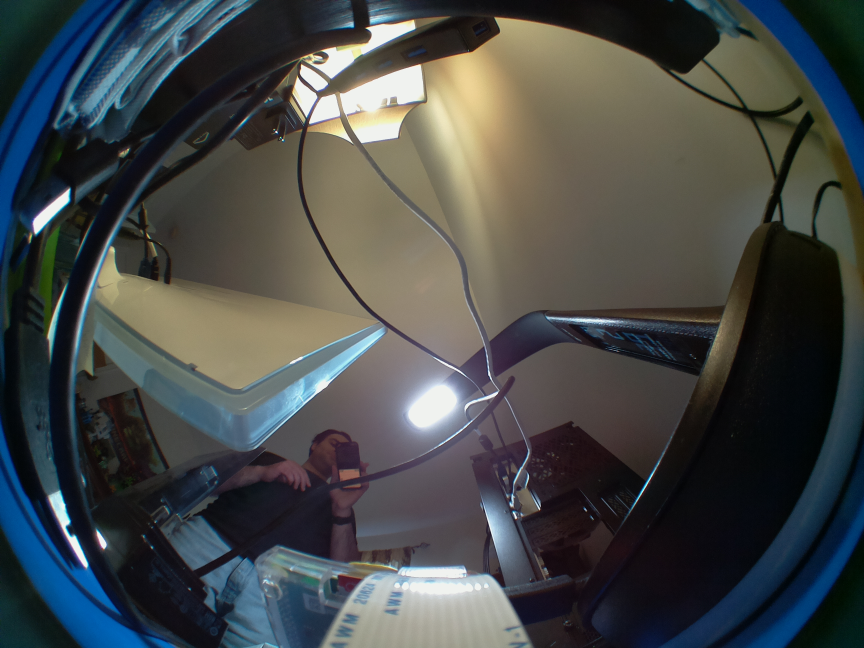
#> input picture fisheyeCameraDewarp/images/Fri 11 Mar 14_34_27 EST 2022.jpg, 2592 x 1944 px (shown at 1/3 size)
$ python -i General.py   (imports and definitions only)   (older library calls are emulated)
#> lines starting #> are read from the running program, lines starting #| are printed output that depends on the picture
#> further down, picture is the input picture: shape (1944, 2592, 3); mean B, G, R 72.8, 73.4, 69.7
import cv2
import numpy as np
import timeit

# For preview window #
# https://docs.python.org/3/library/queue.html
import threading, queue
previewWindowQueue = queue.PriorityQueue() # https://www.educative.io/edpresso/what-is-the-python-priority-queue  # Priority based on image index (we should probably do this in matcher's queue too...)

# [7 lines left out: function drainPreviewWindowQueue, not called in this run]
# #

# Camera undistortion code #

# The calibration data #
mtx = np.matrix([[7.35329235e+02, 0.00000000e+00, 1.28117269e+03],
                [0.00000000e+00, 7.40147960e+02, 9.90415290e+02],
                [0.00000000e+00, 0.00000000e+00, 1.00000000e+00]])
dist = np.matrix([[-0.25496947,  0.07321429, -0.00104747,  0.00103111, -0.00959384]])
# #

k=mtx
# https://stackoverflow.com/questions/34316306/opencv-fisheye-calibration-cuts-too-much-of-the-resulting-image
nk = k.copy()
#nk[0,0]=k[0,0]/2
#nk[1,1]=k[1,1]/2
mapx = None
mapy = None

w, h = (2592, 1944)
#h, w = image.shape[:2]
newcameramtx, roi = cv2.getOptimalNewCameraMatrix(mtx, dist, (w,h), 1, (w,h))
mapx, mapy = cv2.initUndistortRectifyMap(mtx, dist, None, newcameramtx, (w,h), 5)
# Notice the cv.fisheye.initUndistortRectifyMap being used instead of cv.initUndistortRectifyMap!:
#mapx, mapy = cv2.fisheye.initUndistortRectifyMap(mtx, dist[:-1], None, nk, (w,h), cv2.CV_16SC2)

wUndistorted = None
hUndistorted = None
roi = None

# Configurable:
useFullImageInsteadOfROI = False

# End of undistort code #

# https://stackoverflow.com/questions/31648729/round-a-float-up-to-next-odd-integer
def round_up_to_odd(f):
    return int(np.ceil(f)) // 2 * 2 + 1

# Helper functions copied from `../../skyDetection/brightSpotDetection2.py` (replace with new copies if needed) : #

# [15 lines left out: function getCenterOfMass, not called in this run]

# [16 lines of commented-out code are left out]
import math # Import math Library
# a and b are of the following form (a list): [x, y, radius]
# NOTE: THIS FUNCTION MAY BE BUGGY. Circles from ../Data/fullscale1/Derived/SIFT/ExtractedFrames/thumb0028.png give a bad resulting circle. So to compensate, we use `bad` value < some amount as an upper bound requirement as well..
# [18 lines left out: function minimalEnclosingCircle, not called in this run]

# End of copied helper functions #

videoWriter = None

# [250 lines left out: function shouldDiscardImage, not called in this run]

def saveVideoWriter():
    videoWriter.release()

# Note: This is untested:
# def undisortImage(image):
#     global mapx
#     global mapy
#     global wUndistorted
#     global hUndistorted
#     global roi
#     hOrig, wOrig = image.shape[:2]
#     if wOrig != wUndistorted or hOrig != hUndistorted: # If image changed dimensions from our cached matrix, recompute it:
#         print("Computing new undistortion map using getOptimalNewCameraMatrix")
#         newcameramtx, roi = cv2.getOptimalNewCameraMatrix(mtx, dist, (w,h), 1, (wOrig,hOrig) # <--the "new size" ( https://docs.opencv.org/3.4/d9/d0c/group__calib3d.html#ga7a6c4e032c97f03ba747966e6ad862b1 )
#                                                           ) # Note: "getOptimalNewCameraMatrix is used to use different resolutions from the same camera with the same calibration." ( https://stackoverflow.com/questions/39432322/what-does-the-getoptimalnewcameramatrix-do-in-opencv )
#         # Notice the cv.fisheye.initUndistortRectifyMap being used instead of cv.initUndistortRectifyMap!:
#         mapx, mapy = cv2.fisheye.initUndistortRectifyMap(mtx, dist[:-1], None, newcameramtx, (wOrig,hOrig), cv2.CV_16SC2)
#         wUndistorted = wOrig
#         hUndistorted = hOrig
#     #image = cv2.resize(image, (w,h))
#     image = cv2.remap(image, mapx, mapy, cv2.INTER_LINEAR, borderMode=cv2.BORDER_CONSTANT)
#     #image = cv2.resize(image, (wOrig,hOrig))

#     if not useFullImageInsteadOfROI:
#         x, y, w_, h_ = roi
#         #print("roi:", roi)
#         image = image[y:y+h_, x:x+w_]

#     return image

def undisortImage(image):
    hOrig, wOrig = image.shape[:2]
#> hOrig = 1944; wOrig = 2592
    image = cv2.resize(image, (w,h))
    image = cv2.remap(image, mapx, mapy, cv2.INTER_LINEAR, borderMode=cv2.BORDER_CONSTANT)
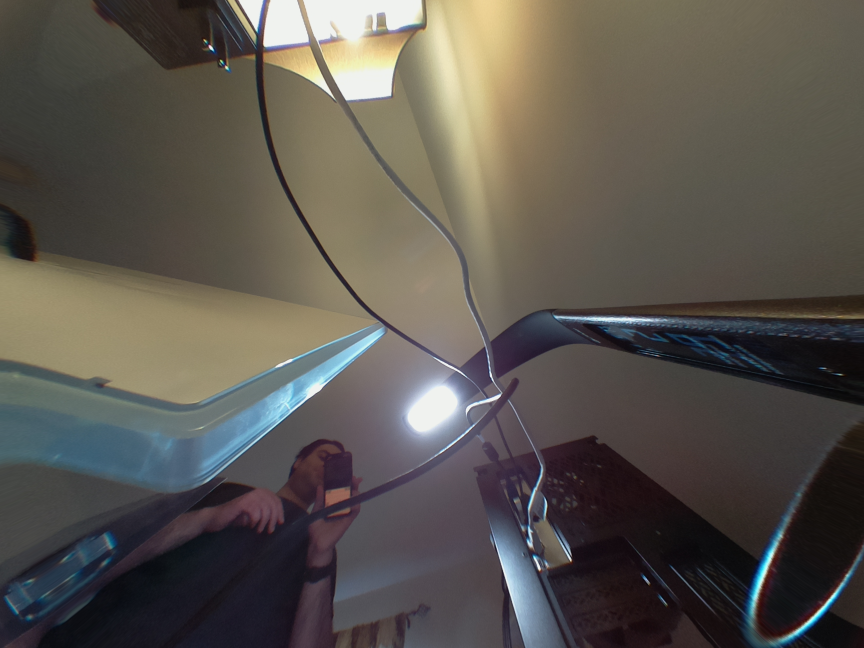
#> image: shape (1944, 2592, 3) (shown at 1/3 size); mean B, G, R 79.3, 85.9, 90.4
    #image = cv2.fisheye.undistortImage(image, k, dist)
    if not useFullImageInsteadOfROI:
        roiInsetX = 500
        roiInsetY = int(roiInsetX * 0.6)
        roi=(int(roiInsetX*1.5), 129+roiInsetY, 2591-roiInsetX*3, 1717-roiInsetY*2)
        x, y, w_, h_ = roi
        image = image[y:y+h_, x:x+w_]
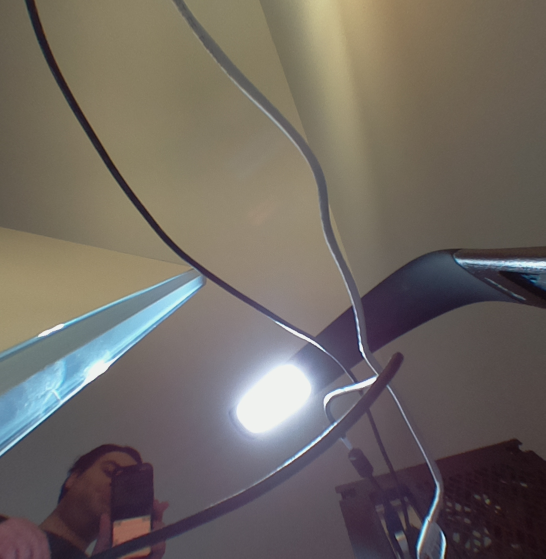
#> image: shape (1117, 1091, 3) (shown at 1/2 size); mean B, G, R 97.8, 104, 111.2

        start_point = (x,y)
        end_point = (x+w_,y+h_)
        color = (0, 0, 0)
        thickness = 10
        #image = cv2.rectangle(image, start_point, end_point, color, thickness)

        # cv2.imshow('IMAGE',image)
        # cv2.waitKey(0)
    image = cv2.resize(image, (wOrig,hOrig))
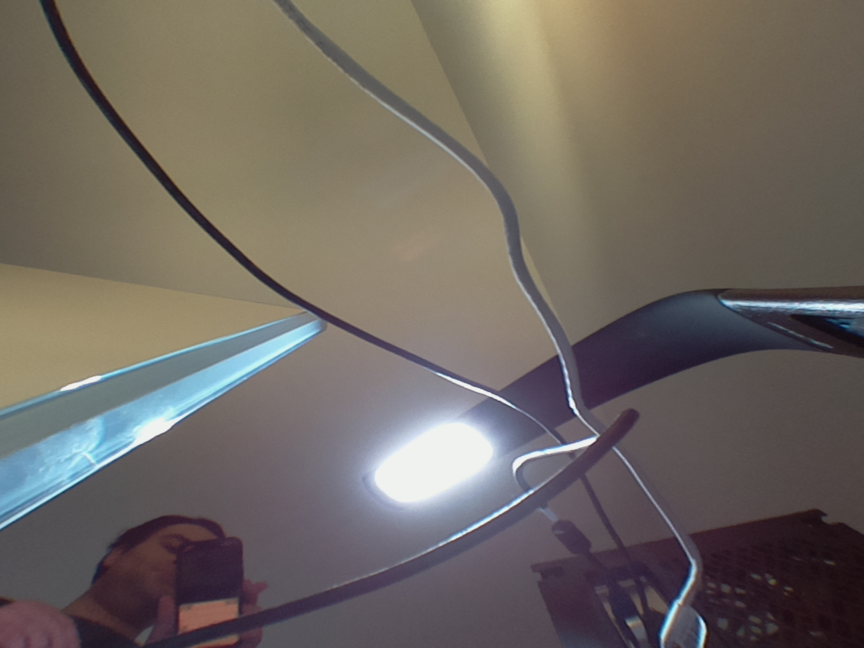
#> image: shape (1944, 2592, 3) (shown at 1/3 size); mean B, G, R 97.7, 103.9, 111.1
    return image

K=None
Knew=None
D=None
new_size=None
unfishmap1=None
unfishmap2=None
# K=k
Knew = k.copy()
# D=dist
new_size = (640, 480)
DIM=(2592, 1944)
K=np.array([[737.27915157973, 0.0, 1278.6197091932668], [0.0, 741.7129968681473, 987.9578976316317], [0.0, 0.0, 1.0]])
D=np.array([[0.09799660583508069], [-0.1404048797177384], [0.12545244890242996], [-0.03358188928891521]])
# [10 lines left out: function getUnfishmap, not called in this run]

def unwarpNew(img):
    unfishmap1, unfishmap2 = getUnfishmap()
    return cv2.remap(img, unfishmap1, unfishmap2, interpolation=cv2.INTER_LINEAR, borderMode=cv2.BORDER_CONSTANT)

def undistortPoints(point_matrix):
    getUnfishmap()
    return cv2.fisheye.undistortPoints(point_matrix,K,D,P=Knew)

def undistort(img_path, balance=0.0, dim2=None, dim3=None):
    img = cv2.imread(img_path)
    undistortImg(img, balance, dim2, dim3)
map1_ = None
map2_ = None
# [32 lines left out: function undistortImg, not called in this run]

# [8 lines of commented-out code are left out]

>>> import cv2
>>> picture = cv2.imread('../../fisheyeCameraDewarp/images/Fri 11 Mar 14_34_27 EST 2022.jpg')
>>> result = undisortImage(picture)

$ run again, on fisheyeCameraDewarp/images/Fri 11 Mar 14_58_23 EST 2022.jpg
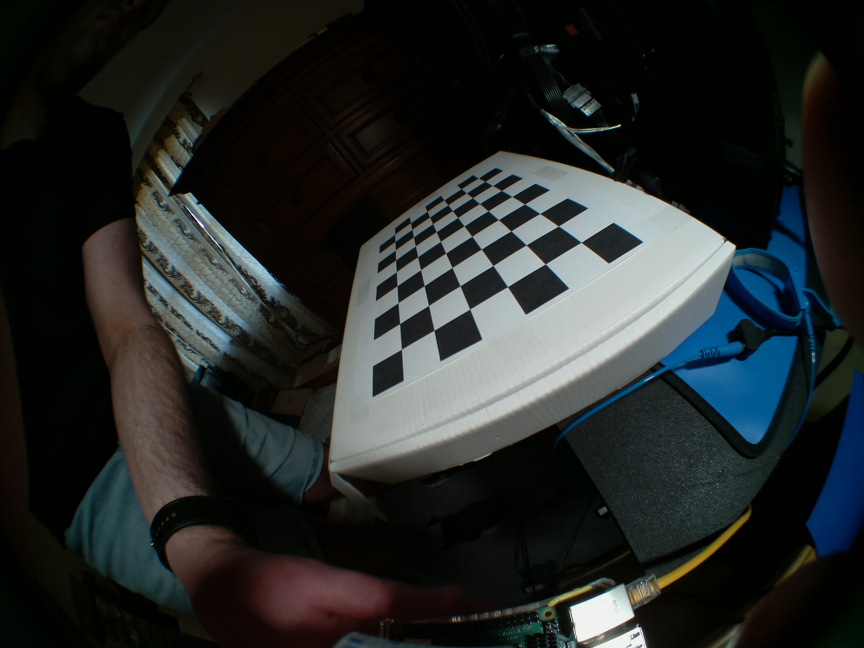
#> input picture fisheyeCameraDewarp/images/Fri 11 Mar 14_58_23 EST 2022.jpg, 2592 x 1944 px (shown at 1/3 size)
#> picture is the input picture: shape (1944, 2592, 3); mean B, G, R 39.4, 40.4, 36.6
#> in undisortImage, `image = image[y:y+h_, x:x+w_]`:
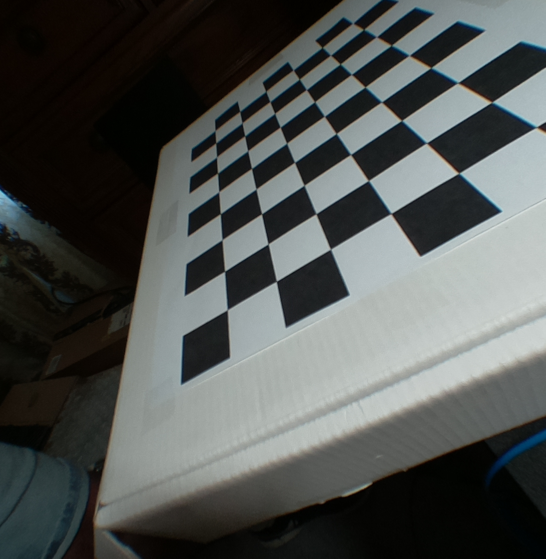
#> image: shape (1117, 1091, 3) (shown at 1/2 size); mean B, G, R 80.3, 82.3, 78.8
#> in undisortImage, `image = cv2.resize(image, (wOrig,hOrig))`:
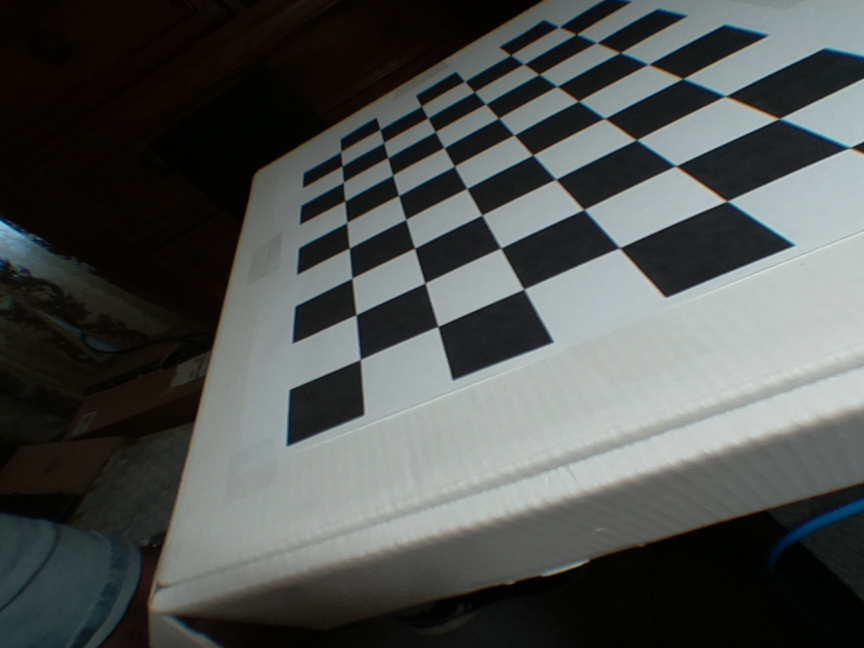
#> image: shape (1944, 2592, 3) (shown at 1/3 size); mean B, G, R 80.2, 82.2, 78.7

$ run again, on fisheyeCameraDewarp/images/Fri 11 Mar 14_58_58 EST 2022.jpg
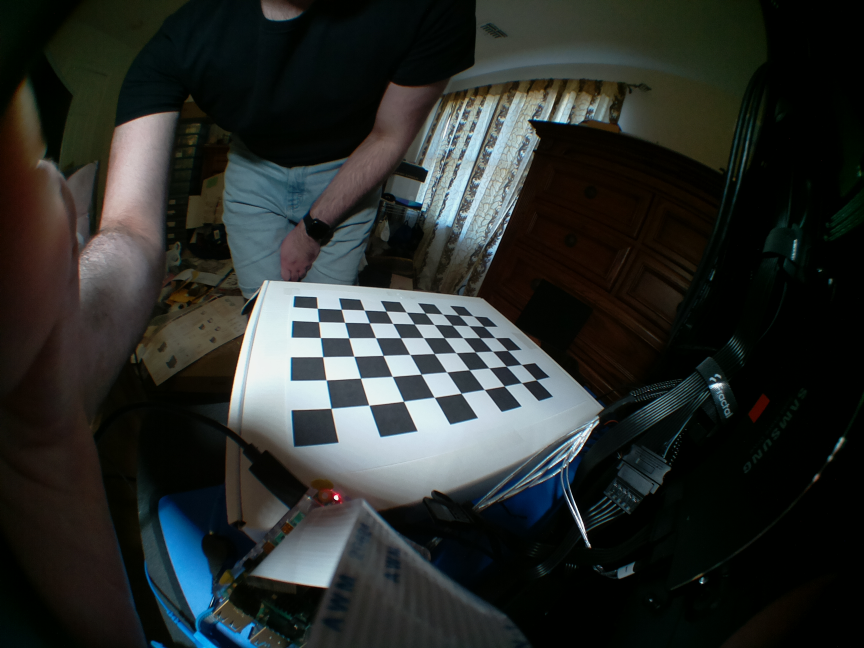
#> input picture fisheyeCameraDewarp/images/Fri 11 Mar 14_58_58 EST 2022.jpg, 2592 x 1944 px (shown at 1/3 size)
#> picture is the input picture: shape (1944, 2592, 3); mean B, G, R 43.1, 45.3, 41.8
#> in undisortImage, `image = image[y:y+h_, x:x+w_]`:
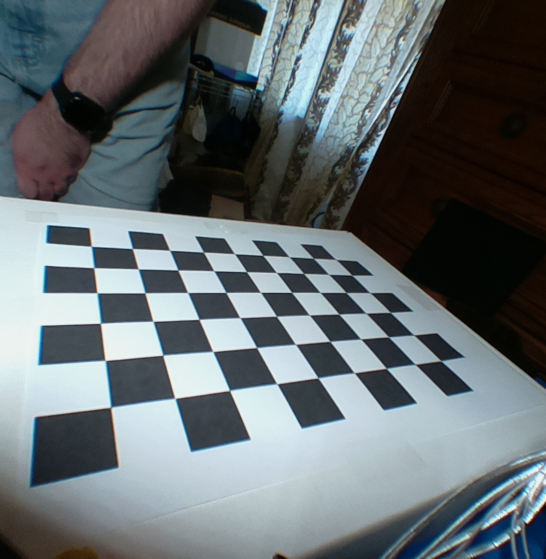
#> image: shape (1117, 1091, 3) (shown at 1/2 size); mean B, G, R 111.8, 108.6, 100.6
#> in undisortImage, `image = cv2.resize(image, (wOrig,hOrig))`:
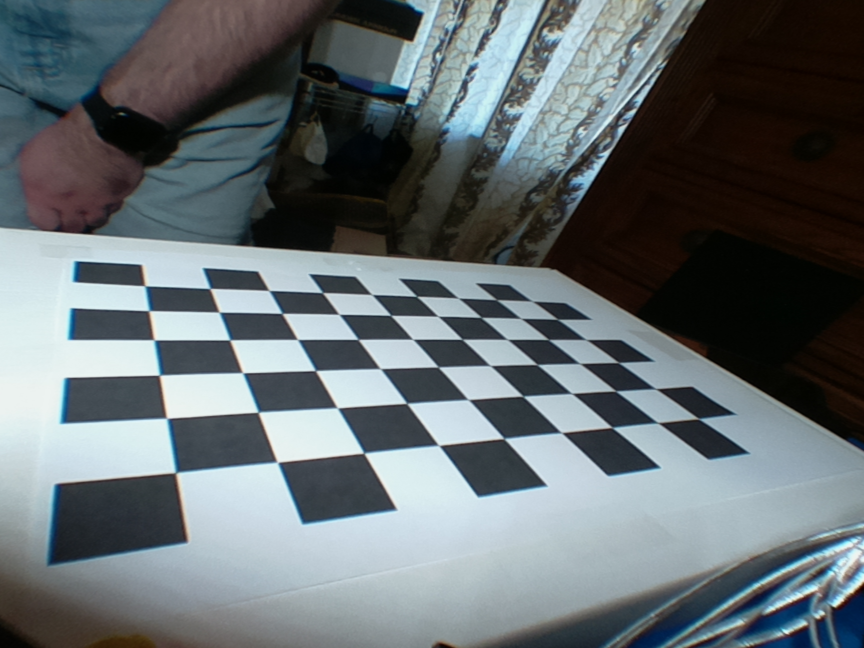
#> image: shape (1944, 2592, 3) (shown at 1/3 size); mean B, G, R 111.6, 108.5, 100.5

$ run again, on fisheyeCameraDewarp/images/Fri 11 Mar 14_59_39 EST 2022.jpg
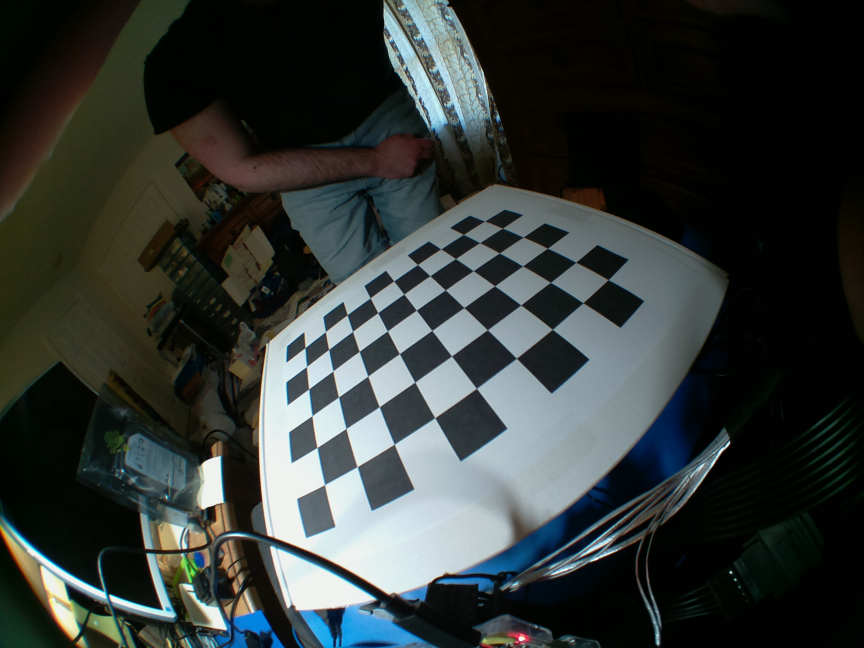
#> input picture fisheyeCameraDewarp/images/Fri 11 Mar 14_59_39 EST 2022.jpg, 2592 x 1944 px (shown at 1/3 size)
#> picture is the input picture: shape (1944, 2592, 3); mean B, G, R 54.1, 56.5, 50.5
#> in undisortImage, `image = image[y:y+h_, x:x+w_]`:
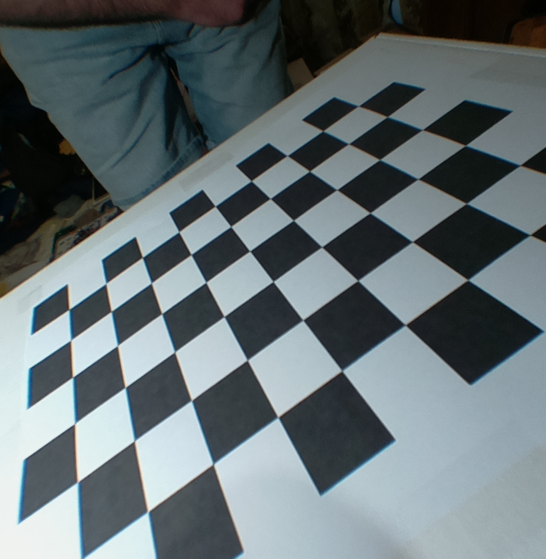
#> image: shape (1117, 1091, 3) (shown at 1/2 size); mean B, G, R 115.4, 112.1, 101
#> in undisortImage, `image = cv2.resize(image, (wOrig,hOrig))`:
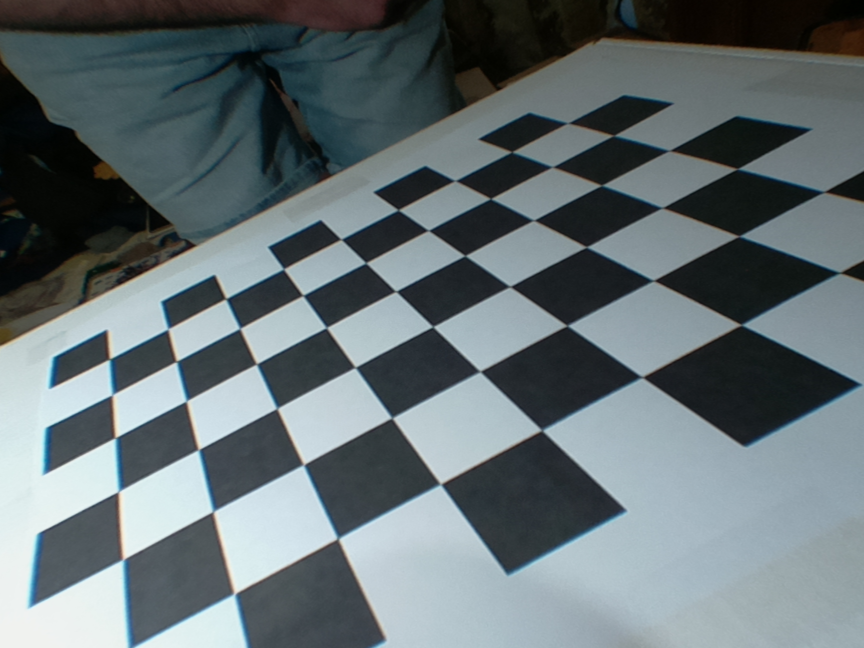
#> image: shape (1944, 2592, 3) (shown at 1/3 size); mean B, G, R 115.3, 112, 100.9
